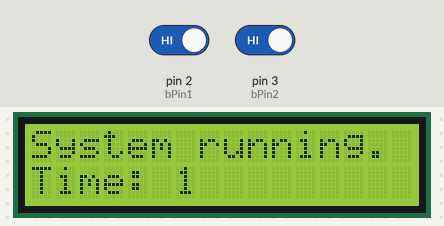
Bench run of a sketch on a simulated Arduino Uno, built with avr-gcc and run on an emulated ATmega328P. On the bench: 16×2 character LCD. The inputs (shaded band) are chosen by the test bench; at power-on: pin 2 (bPin1) HIGH, pin 3 (bPin2) HIGH.

Above: at 1.6 s.
1.7 s: pin 2 (bPin1) driven LOW
At 2.6 s:
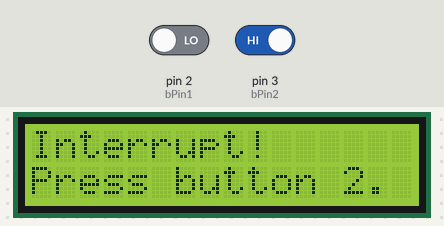
3.2 s: pin 3 (bPin2) driven LOW
At 3.8 s:
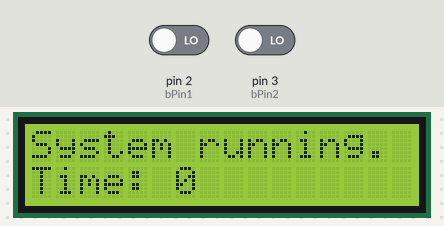
Timing chart, 0 to 6.2 s (numbered marks = the images above; inputs shaded):
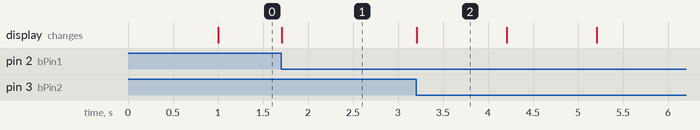

The sketch:

rmagd2-Lab-08.ino
```cpp
/* rmagd2-Lab-08.ino */
/* ---------------------------------------------------------------------------------------
 >> Assignment details and provided code are created and owned by Patrick Troy.
 >> University of Illinois at Chicago - CS 362, Spring 2024
 >> --------------------------------------------------------------------------------------
 >> File    :: rmagd2-Lab-08.ino :: Lab 8 - Interrupts
 >> Course  :: CS 362 (47019), SP24
 >> Author  :: Ryan Magdaleno
 >> UIN/nID :: 668523658 (rmagd2)
 >> System  :: Windows 10 w/ Mingw-w64
 >> TA      :: David
 - -                               - -
 >> References used ::
 >> https://www.allaboutcircuits.com/technical-articles/using-interrupts-on-arduino/
 - -                               - -
 >> File overview ::
 >> This program showcases Arduino interrupts using pins 2 and 3.
--------------------------------------------------------------------------------------- */
// Preprocessor directives ::
#include <LiquidCrystal.h>

// Global Variables ::
LiquidCrystal lcd(12, 11, 10, 9, 8, 7);
const uint8_t bPin1 = 2, bPin2 = 3;
volatile bool state0 = true;
volatile uint32_t prevTime = 0;
uint32_t curTime, seconds = 0;

// Interrupt function for button 1 ::
void b1_ISR()
{
  lcd.clear();
  lcd.print("Interrupt!");
  lcd.setCursor(0, 1);
  lcd.print("Press button 2.");
  state0 = false;
}

// Interrupt function for button 2 ::
void b2_ISR()
{
  if (!state0)
  {
    lcd.clear();
    prevTime = millis();
    seconds = 0;
    lcd.clear();
    lcd.print("System running. ");
    lcd.setCursor(0, 1);
    lcd.print("Time: 0");
    state0 = true;
  }
}

// Set up pins and attach interrupts ::
void setup()
{
  pinMode(bPin1, INPUT);
  pinMode(bPin2, INPUT);

  attachInterrupt(digitalPinToInterrupt(bPin1), b1_ISR, FALLING);
  attachInterrupt(digitalPinToInterrupt(bPin2), b2_ISR, FALLING);

  lcd.begin(16, 2);
  lcd.println("System running. ");
  lcd.setCursor(0, 1);
  lcd.print("Time: 0");
}

// Constantly update second counter, every 1000ms ::
void loop()
{
  curTime = millis();
  if (curTime - prevTime < 1000) { return; }
  prevTime = curTime;
  seconds++;

  if (state0)
  {
    lcd.setCursor(0, 1);
    lcd.print("                ");
    lcd.setCursor(0, 1);
    lcd.print("Time: ");
    lcd.print(seconds);
  }
}
```

Measured:
- after the input at 1.7 s, the display: changes at once (image 1)
- after the input at 3.2 s, the display: changes at once (image 2)
- what the display in image 2 shows lasts 1.0 s, from 3.2 s to 4.2 s
